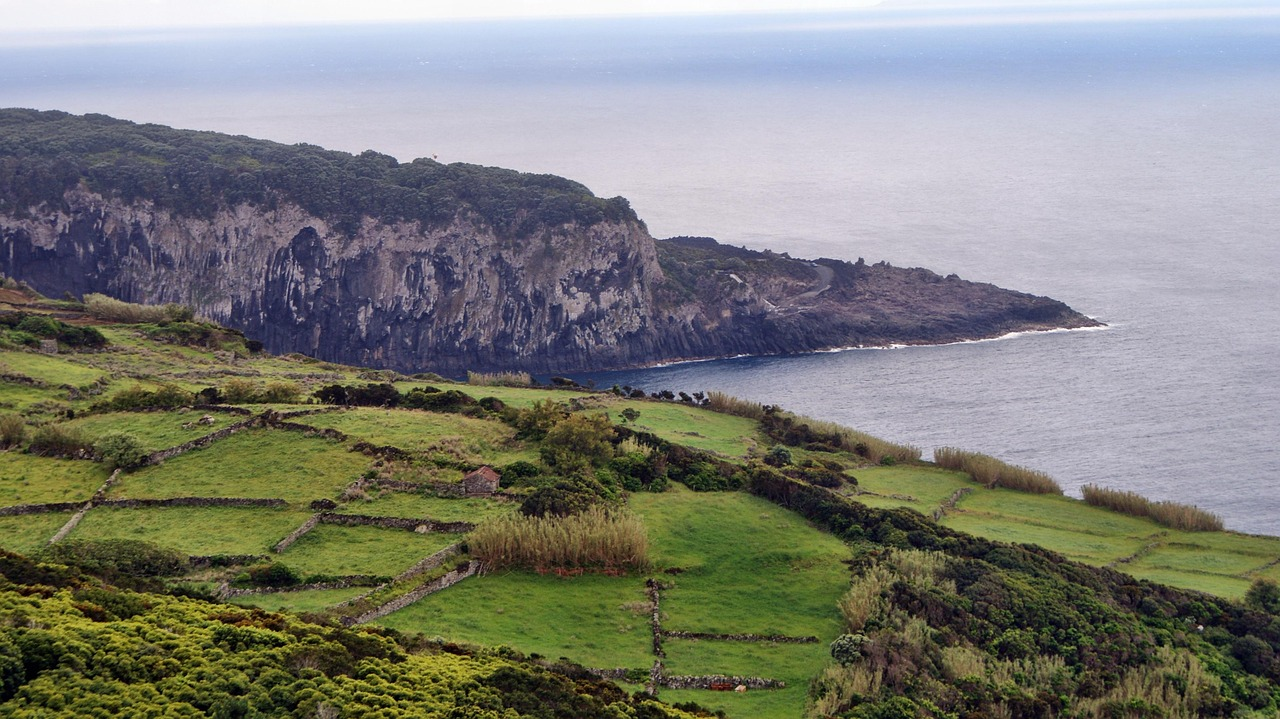
#> input picture test.jpg, 1280 x 719 px, given in place of the camera
$ python mod1.py
#> lines starting #> are read from the running program, lines starting #| are printed output that depends on the picture; after the words box and inside, x2 and y2 are one past the last pixel; in counts of white or black regions, pixels touching at a corner belong together
import cv2
import numpy as np

cap = cv2.VideoCapture(0)# 0 hota hai default webcam ke liye, agar aapke paas multiple cameras hain toh aap 1, 2, etc. try kar sakte hain

while True:
    ret, frame = cap.read() # ret boolean value return karta hai jo batata hai ki frame successfully read hua ya nahi, aur frame actual image data hota hai
#> frame is the input picture: shape (719, 1280, 3); mean B, G, R 120.9, 127.3, 126.1
    if not ret:
        break

    hsv = cv2.cvtColor(frame, cv2.COLOR_BGR2HSV)
#> hsv: shape (719, 1280, 3); mean H, S, V 83.2, 75.3, 140.1

    lower = np.array([35, 100, 100])   # adjust for green
    upper = np.array([85, 255, 255])

    mask = cv2.inRange(hsv, lower, upper)
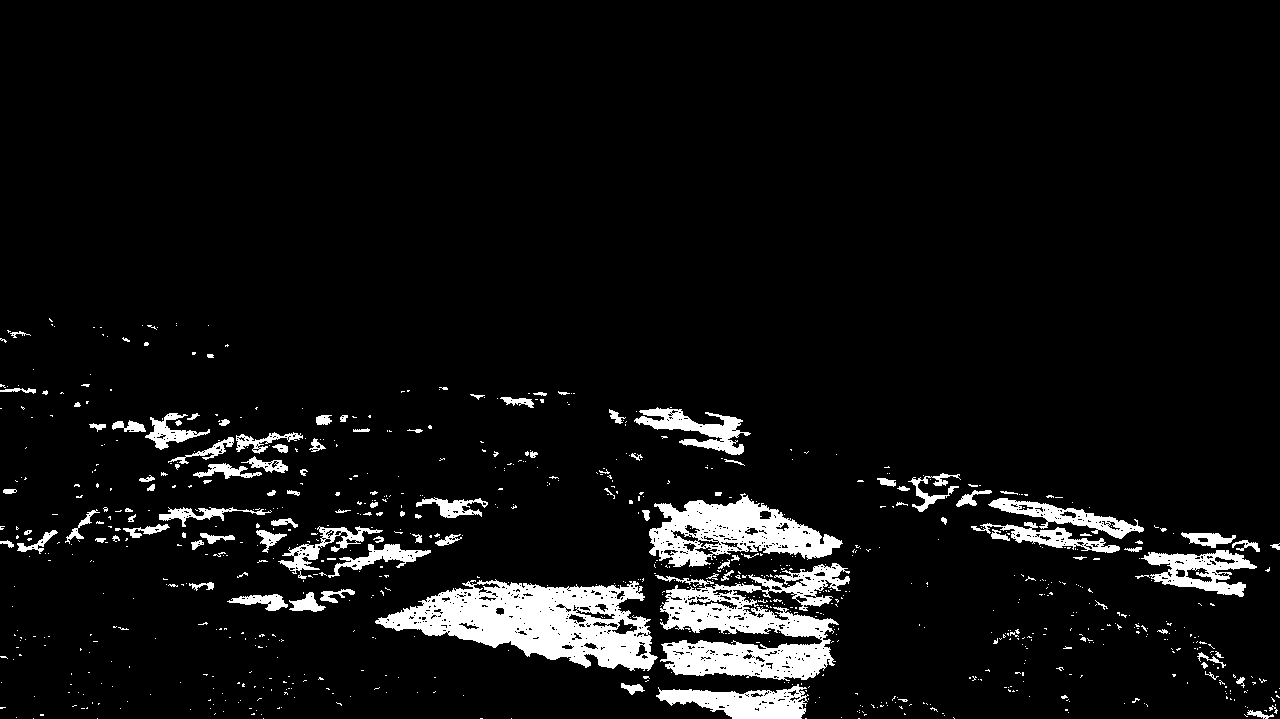
#> mask: shape (719, 1280); 6.5% white; 854 white regions (745 under 20 px), largest, box (x1, y1, x2, y2) and area: (375, 579, 658, 671) 13683, (655, 563, 850, 681) 11515, (649, 493, 843, 567) 7123

    result = cv2.bitwise_and(frame, frame, mask=mask)
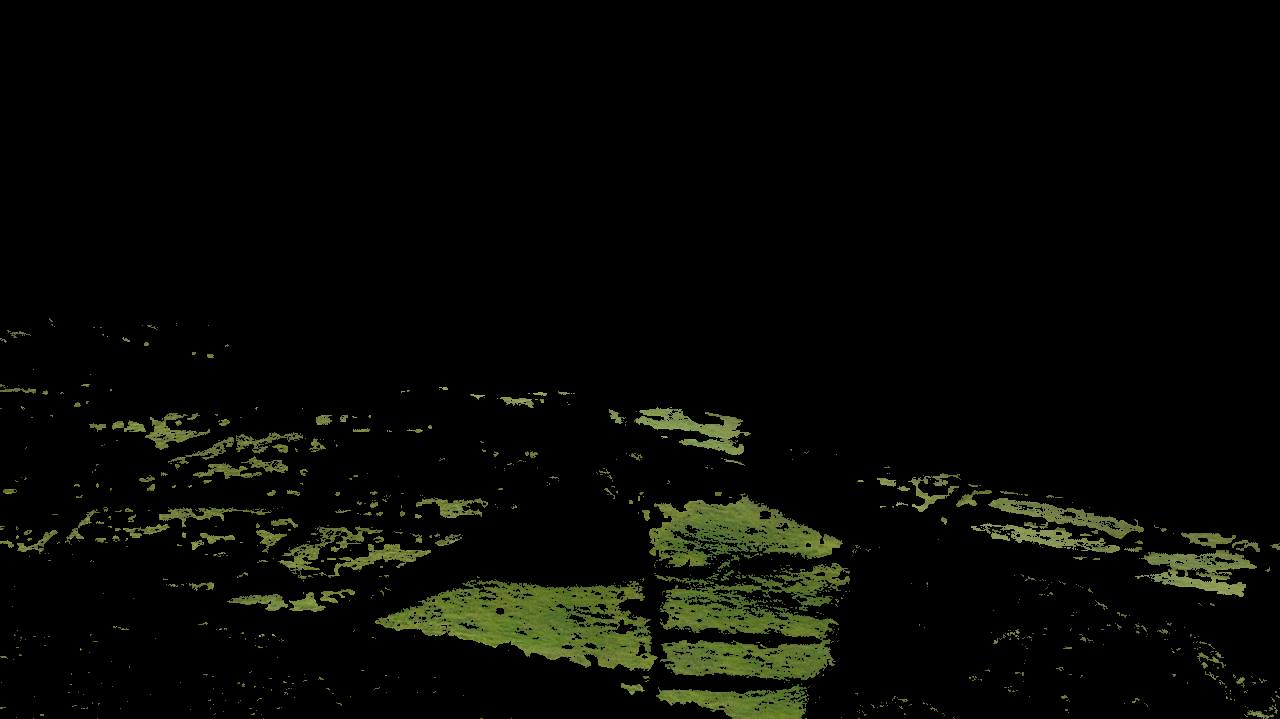
#> result: shape (719, 1280, 3); mean B, G, R 3.6, 8, 6.8

    # cv2.imshow("Frame", frame)
    # cv2.imshow("Mask", mask)
    cv2.imshow("Result", result)

    if cv2.waitKey(1) & 0xFF == 27:
#> (key Esc is pressed here)
        break

cap.release()
cv2.destroyAllWindows()
